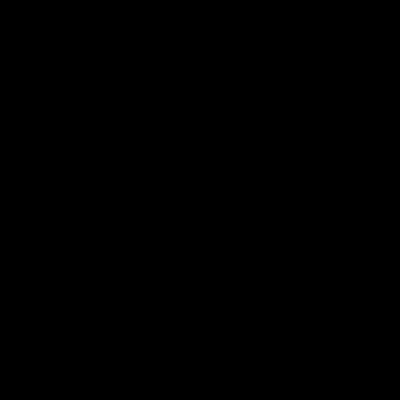
Frame 1 (no input)
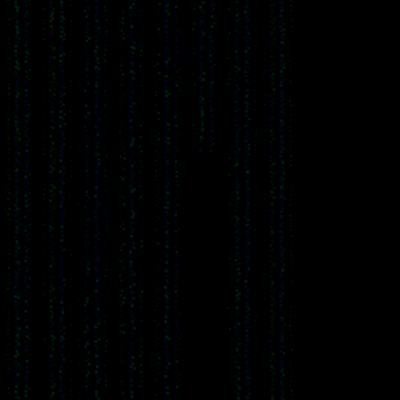
Frame 60 (the mouse pressed at the canvas centre just before this capture)
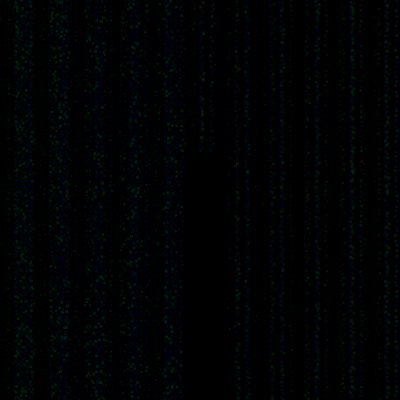
Frame 120 (the mouse held since frame 60 and released just before this capture)

The Processing sketch that drew these frames (run headless with seeded random() and noise(); from frame 60 on, the mouse is pressed at the canvas centre):

// Processing sketch: processing_117718
// ── processing_117718.pde

void setup() {
  background(0);
  size(400,400);
  frameRate(500000);
  
}

int xStart=0; 
float yStart=0;
int aStart=185; 
float bStart=150;
float angStart=.1;
int n=0;
void draw() {
  int rad=50;
  int numPts=20 ;
  int jiggle=1;
  strokeWeight(0.1);
  stroke(0,0,255,10);
  
  
  
  noFill();
  cubes(numPts, jiggle, xStart, 0);
  xStart+=5;
  angStart+=9;
  
  if (xStart>=400) {
    yStart+=5;
    bStart+=5;
    xStart=0;
  }
  if (bStart>=400){
    bStart=150;
    aStart=185;
    fill(200,255*(sin(angStart)),200);
  } 
  

}


void cubes(int num, int jiggle, int xLoc, int yStart) {
 
   for (int yLoc=0; yLoc<=400; yLoc+=5) {
     if (xStart>=185 && xStart <=225  ){
       if (yStart<=150){
        stroke(0,240*(sin(angStart)),255,10);
        fill(0,random(1*(abs(width/random(0,5)-xStart))),240*(sin(angStart)),25);
        rect(xLoc+random(-jiggle,jiggle),yLoc-250+random(-jiggle,jiggle),3*sin(angStart),3*sin(angStart));
       } else {
         noFill();
       }
     }  else if (xStart<=185 || xStart >=225  ){
      stroke(0,240*(sin(angStart)),255,10);
      fill(0,random(1*(abs(width/random(0,5)-xStart))),240*(sin(angStart)),25);
      rect(xLoc+random(-jiggle,jiggle),yLoc+random(-jiggle,jiggle),3*sin(angStart),3*sin(angStart));
     } 
     
 } 
  
  
}
